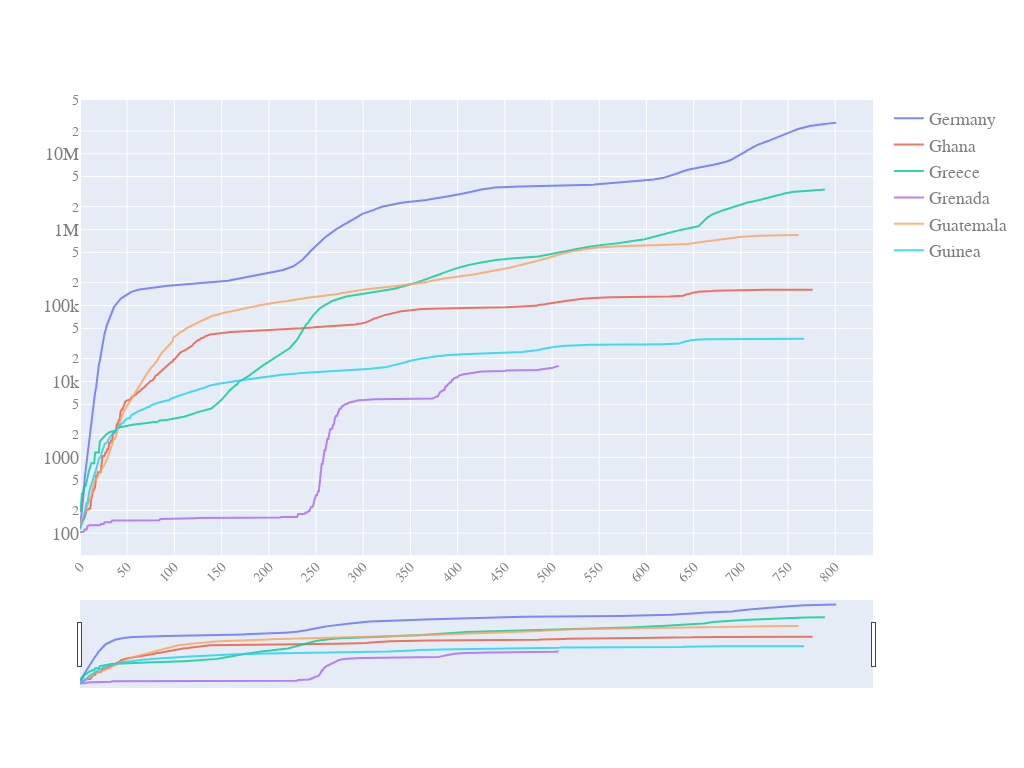

Notebook code cell kept with this figure:
### Code cell
quick_plot(df_analyse.Dates, df_analyse.iloc[:, 70 : 76], y_scale = 'log', slider = True)

### Figure 1 — Plotly figure (JSON) as saved in the notebook; plotly's stock layout.template omitted (floating-point values rounded to 4 significant figures; data arrays with more than 128 entries replaced by an {"elided": "..."} marker saying what was removed)
{"data": [{"name": "Germany", "opacity": 0.8, "type": "scatter", "x": {"elided": "841 int values"}, "y": {"elided": "841 int values"}}, {"name": "Ghana", "opacity": 0.8, "type": "scatter", "x": {"elided": "841 int values"}, "y": {"elided": "841 int values"}}, {"name": "Greece", "opacity": 0.8, "type": "scatter", "x": {"elided": "841 int values"}, "y": {"elided": "841 int values"}}, {"name": "Grenada", "opacity": 0.8, "type": "scatter", "x": {"elided": "841 int values"}, "y": {"elided": "841 int values"}}, {"name": "Guatemala", "opacity": 0.8, "type": "scatter", "x": {"elided": "841 int values"}, "y": {"elided": "841 int values"}}, {"name": "Guinea", "opacity": 0.8, "type": "scatter", "x": {"elided": "841 int values"}, "y": {"elided": "841 int values"}}], "layout": {"autosize": true, "font": {"color": "#7f7f7f", "family": "PT Sans, monospace", "size": 18}, "height": 768, "width": 1024, "xaxis": {"nticks": 20, "rangeslider": {"visible": true}, "tickangle": -45, "tickfont": {"color": "#7f7f7f", "size": 14}}, "yaxis": {"type": "log"}}}
